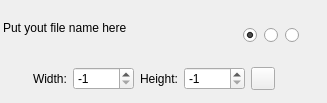
<?xml version="1.0" encoding="UTF-8"?>
<ui version="4.0">
 <class>ImportDialogFileWidget</class>
 <widget class="QWidget" name="ImportDialogFileWidget">
  <property name="geometry">
   <rect>
    <x>0</x>
    <y>0</y>
    <width>327</width>
    <height>103</height>
   </rect>
  </property>
  <property name="sizePolicy">
   <sizepolicy hsizetype="Preferred" vsizetype="Maximum">
    <horstretch>0</horstretch>
    <verstretch>0</verstretch>
   </sizepolicy>
  </property>
  <property name="focusPolicy">
   <enum>Qt::NoFocus</enum>
  </property>
  <property name="windowTitle">
   <string>Form</string>
  </property>
  <layout class="QVBoxLayout" name="verticalLayout">
   <property name="spacing">
    <number>0</number>
   </property>
   <property name="margin">
    <number>3</number>
   </property>
   <item>
    <widget class="QWidget" name="widget" native="true">
     <property name="sizePolicy">
      <sizepolicy hsizetype="Preferred" vsizetype="Preferred">
       <horstretch>0</horstretch>
       <verstretch>0</verstretch>
      </sizepolicy>
     </property>
     <layout class="QHBoxLayout" name="horizontalLayout">
      <property name="spacing">
       <number>1</number>
      </property>
      <property name="margin">
       <number>0</number>
      </property>
      <item>
       <widget class="QLabel" name="fileNameLabel">
        <property name="sizePolicy">
         <sizepolicy hsizetype="Minimum" vsizetype="Preferred">
          <horstretch>0</horstretch>
          <verstretch>0</verstretch>
         </sizepolicy>
        </property>
        <property name="text">
         <string>Put yout file name here</string>
        </property>
        <property name="textInteractionFlags">
         <set>Qt::NoTextInteraction</set>
        </property>
       </widget>
      </item>
      <item>
       <widget class="QWidget" name="widget_2" native="true">
        <property name="sizePolicy">
         <sizepolicy hsizetype="Maximum" vsizetype="Maximum">
          <horstretch>0</horstretch>
          <verstretch>0</verstretch>
         </sizepolicy>
        </property>
        <property name="minimumSize">
         <size>
          <width>20</width>
          <height>0</height>
         </size>
        </property>
        <layout class="QVBoxLayout" name="verticalLayout_5">
         <property name="spacing">
          <number>3</number>
         </property>
         <property name="margin">
          <number>0</number>
         </property>
         <item>
          <widget class="QLabel" name="upperIgnoreIcon">
           <property name="sizePolicy">
            <sizepolicy hsizetype="Maximum" vsizetype="Preferred">
             <horstretch>0</horstretch>
             <verstretch>0</verstretch>
            </sizepolicy>
           </property>
           <property name="minimumSize">
            <size>
             <width>18</width>
             <height>0</height>
            </size>
           </property>
           <property name="text">
            <string/>
           </property>
          </widget>
         </item>
         <item>
          <widget class="QRadioButton" name="ignoreRadioButton">
           <property name="sizePolicy">
            <sizepolicy hsizetype="Maximum" vsizetype="Preferred">
             <horstretch>0</horstretch>
             <verstretch>0</verstretch>
            </sizepolicy>
           </property>
           <property name="focusPolicy">
            <enum>Qt::TabFocus</enum>
           </property>
           <property name="toolTip">
            <string>Mark as ignored</string>
           </property>
           <property name="text">
            <string/>
           </property>
           <property name="checked">
            <bool>true</bool>
           </property>
           <attribute name="buttonGroup">
            <string>actionButtons</string>
           </attribute>
          </widget>
         </item>
        </layout>
        <zorder>verticalLayoutWidget</zorder>
        <zorder>ignoreRadioButton</zorder>
        <zorder>upperIgnoreIcon</zorder>
       </widget>
      </item>
      <item>
       <widget class="QWidget" name="widget_3" native="true">
        <property name="sizePolicy">
         <sizepolicy hsizetype="Maximum" vsizetype="Maximum">
          <horstretch>0</horstretch>
          <verstretch>0</verstretch>
         </sizepolicy>
        </property>
        <property name="minimumSize">
         <size>
          <width>20</width>
          <height>0</height>
         </size>
        </property>
        <layout class="QVBoxLayout" name="verticalLayout_3">
         <property name="spacing">
          <number>3</number>
         </property>
         <property name="margin">
          <number>0</number>
         </property>
         <item>
          <widget class="QLabel" name="upperScreenIcon">
           <property name="sizePolicy">
            <sizepolicy hsizetype="Maximum" vsizetype="Preferred">
             <horstretch>0</horstretch>
             <verstretch>0</verstretch>
            </sizepolicy>
           </property>
           <property name="minimumSize">
            <size>
             <width>18</width>
             <height>0</height>
            </size>
           </property>
           <property name="text">
            <string/>
           </property>
          </widget>
         </item>
         <item>
          <widget class="QRadioButton" name="screenRadioButton">
           <property name="sizePolicy">
            <sizepolicy hsizetype="Maximum" vsizetype="Preferred">
             <horstretch>0</horstretch>
             <verstretch>0</verstretch>
            </sizepolicy>
           </property>
           <property name="toolTip">
            <string>Mark as screen</string>
           </property>
           <property name="text">
            <string/>
           </property>
           <attribute name="buttonGroup">
            <string>actionButtons</string>
           </attribute>
          </widget>
         </item>
        </layout>
       </widget>
      </item>
      <item>
       <widget class="QWidget" name="widget_4" native="true">
        <property name="sizePolicy">
         <sizepolicy hsizetype="Maximum" vsizetype="Maximum">
          <horstretch>0</horstretch>
          <verstretch>0</verstretch>
         </sizepolicy>
        </property>
        <property name="minimumSize">
         <size>
          <width>20</width>
          <height>0</height>
         </size>
        </property>
        <layout class="QVBoxLayout" name="verticalLayout_2">
         <property name="spacing">
          <number>3</number>
         </property>
         <property name="margin">
          <number>0</number>
         </property>
         <item>
          <widget class="QLabel" name="upperAggregatorIcon">
           <property name="sizePolicy">
            <sizepolicy hsizetype="Maximum" vsizetype="Preferred">
             <horstretch>0</horstretch>
             <verstretch>0</verstretch>
            </sizepolicy>
           </property>
           <property name="minimumSize">
            <size>
             <width>18</width>
             <height>0</height>
            </size>
           </property>
           <property name="text">
            <string/>
           </property>
          </widget>
         </item>
         <item>
          <widget class="QRadioButton" name="aggregatorRadioButton">
           <property name="sizePolicy">
            <sizepolicy hsizetype="Maximum" vsizetype="Preferred">
             <horstretch>0</horstretch>
             <verstretch>0</verstretch>
            </sizepolicy>
           </property>
           <property name="toolTip">
            <string>Mark as aggregator</string>
           </property>
           <property name="text">
            <string/>
           </property>
           <attribute name="buttonGroup">
            <string>actionButtons</string>
           </attribute>
          </widget>
         </item>
        </layout>
       </widget>
      </item>
      <item>
       <widget class="QLabel" name="actionLabel">
        <property name="sizePolicy">
         <sizepolicy hsizetype="Maximum" vsizetype="Maximum">
          <horstretch>0</horstretch>
          <verstretch>0</verstretch>
         </sizepolicy>
        </property>
        <property name="minimumSize">
         <size>
          <width>18</width>
          <height>0</height>
         </size>
        </property>
        <property name="text">
         <string/>
        </property>
        <property name="textFormat">
         <enum>Qt::AutoText</enum>
        </property>
        <property name="scaledContents">
         <bool>false</bool>
        </property>
        <property name="textInteractionFlags">
         <set>Qt::NoTextInteraction</set>
        </property>
       </widget>
      </item>
     </layout>
    </widget>
   </item>
   <item>
    <widget class="QWidget" name="aggregatorSizeWidget" native="true">
     <layout class="QHBoxLayout" name="horizontalLayout_2">
      <property name="spacing">
       <number>6</number>
      </property>
      <property name="leftMargin">
       <number>0</number>
      </property>
      <property name="topMargin">
       <number>5</number>
      </property>
      <property name="rightMargin">
       <number>0</number>
      </property>
      <property name="bottomMargin">
       <number>0</number>
      </property>
      <item>
       <spacer name="horizontalSpacer_2">
        <property name="orientation">
         <enum>Qt::Horizontal</enum>
        </property>
        <property name="sizeType">
         <enum>QSizePolicy::Fixed</enum>
        </property>
        <property name="sizeHint" stdset="0">
         <size>
          <width>30</width>
          <height>20</height>
         </size>
        </property>
       </spacer>
      </item>
      <item>
       <widget class="QLabel" name="label">
        <property name="text">
         <string>Width:</string>
        </property>
       </widget>
      </item>
      <item>
       <widget class="QSpinBox" name="aggregatorWidthSpinBox">
        <property name="toolTip">
         <string>Aggregator width. If  -1 is set, the value will be inherited from platform width</string>
        </property>
        <property name="minimum">
         <number>-1</number>
        </property>
        <property name="maximum">
         <number>10000</number>
        </property>
        <property name="value">
         <number>-1</number>
        </property>
       </widget>
      </item>
      <item>
       <widget class="QLabel" name="label_2">
        <property name="text">
         <string>Height:</string>
        </property>
       </widget>
      </item>
      <item>
       <widget class="QSpinBox" name="aggregatorHeightSpinBox">
        <property name="toolTip">
         <string>Aggregator height. If  -1 is set, the value will be inherited from platform height</string>
        </property>
        <property name="minimum">
         <number>-1</number>
        </property>
        <property name="maximum">
         <number>10000</number>
        </property>
        <property name="value">
         <number>-1</number>
        </property>
       </widget>
      </item>
      <item>
       <widget class="QToolButton" name="resetToParentButton">
        <property name="toolTip">
         <string>Reset aggregator size to inherit platform size</string>
        </property>
        <property name="text">
         <string/>
        </property>
       </widget>
      </item>
      <item>
       <spacer name="horizontalSpacer">
        <property name="orientation">
         <enum>Qt::Horizontal</enum>
        </property>
        <property name="sizeHint" stdset="0">
         <size>
          <width>40</width>
          <height>20</height>
         </size>
        </property>
       </spacer>
      </item>
     </layout>
    </widget>
   </item>
  </layout>
 </widget>
 <resources/>
 <connections/>
 <buttongroups>
  <buttongroup name="actionButtons"/>
 </buttongroups>
</ui>
